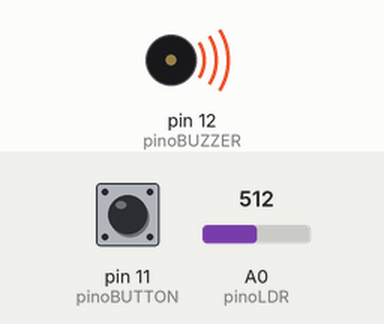
The sketch below on a simulated Arduino Uno, built with avr-gcc and run on an emulated ATmega328P. On the bench: buzzer (waves = sounding). Inputs (shaded band) come from the test bench; at power-on: pin 11 (pinoBUTTON) HIGH, A0 (pinoLDR) = 512. What the sketch prints to the serial monitor is not drawn.

Above: at 0.1 s.
Timing chart, 0 to 1.6 s (numbered marks = the images above):
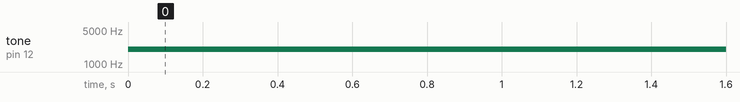

Measured:
- by itself, tone on pin 12 (pinoBUZZER): silent → 2000 Hz at 0.00 s

The sketch:

Missao_Impossivel.ino
```cpp
const int pinoLDR = A0;
const int pinoBUZZER = 12;
const int pinoBUTTON = 11;
int leitura = 0;
int frequencia = 2000;
boolean botao = false;


void setup() {
  Serial.begin(9600);
  pinMode(pinoLDR, INPUT);
  pinMode(pinoBUZZER, OUTPUT);
  pinMode(pinoBUTTON, INPUT_PULLUP);
}

void loop() {
  leitura = analogRead(pinoLDR);
  botao = digitalRead(pinoBUTTON);

  Serial.print("Leitura: ");
  Serial.print(leitura);
  Serial.print("\n");

  if(leitura <= 512){
    tone(pinoBUZZER, frequencia);
    }
  else if(botao == LOW){
     noTone(pinoBUZZER);
    }

    delay(100);

}
```
